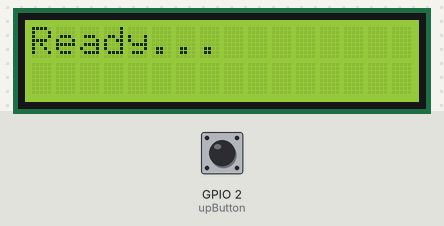
A sketch run on a simulated ESP32. Shown: 16×2 character LCD. The test bench sets the inputs (shaded band); at power-on: GPIO 2 (upButton) LOW. WiFi joins after 1.5 s; servers stay silent unless stated; uploads are accepted with an empty reply; what the sketch prints to the serial monitor is not drawn.

Above: at 2.7 s.
2.8 s: GPIO 2 (upButton) pulled HIGH for 0.15 s
At 2.92 s:
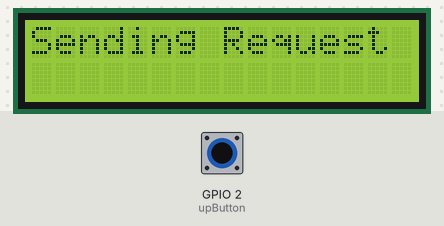
At 3.9 s:
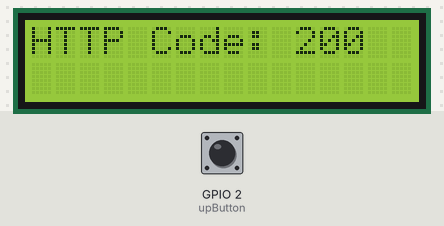
Timing chart, 0 to 5.8 s (numbered marks = the images above; inputs shaded):
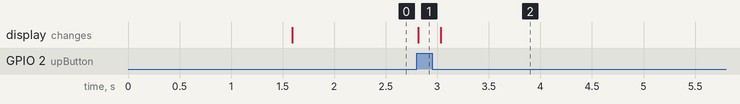

The sketch:

http_esp.ino
```cpp
#include <WiFi.h>
#include <HTTPClient.h>
#include <Wire.h>
#include <LiquidCrystal_I2C.h>

// Screen settings
#define SDA_PIN 8
#define SCL_PIN 9
LiquidCrystal_I2C lcd(0x27, 16, 2);

const char* ssid = "Cahaya Kehidupan";
const char* password = "12101979";

// Your computer's IP and FastAPI port
const char* serverName = "http://192.168.1.6:8000/addBot";

#define upButton 2
bool trigger = false; // Prevents multiple sends on one press

void setup() {
  Serial.begin(115200);

  // Initialize LCD
  Wire.begin(SDA_PIN, SCL_PIN);
  lcd.init();
  lcd.backlight();
  lcd.setCursor(0, 0);
  lcd.print("Connecting WiFi");

  // Initialize WiFi
  WiFi.begin(ssid, password);
  while (WiFi.status() != WL_CONNECTED) {
    delay(500);
    Serial.print(".");
  }

  Serial.println("\nConnected!");
  lcd.clear();
  lcd.print("Ready...");

  pinMode(upButton, INPUT_PULLDOWN);
}

void loop() {
  int btnState = digitalRead(upButton);

  // Trigger when button is pressed (HIGH) and trigger flag is false
  if (btnState == HIGH && !trigger) {
    trigger = true;
    lcd.clear();
    lcd.print("Sending Request");
    sendAddBotRequest("71231021", "460066");
  }

  // Reset trigger flag when button is released
  if (btnState == LOW) {
    trigger = false;
  }
}

void sendAddBotRequest(String botId, String botPass) {
  if (WiFi.status() == WL_CONNECTED) {
    HTTPClient http;

    // 1. Initialize connection
    http.begin(serverName);

    // 2. IMPORTANT: Increase timeout to 10 seconds to avoid Error -11
    http.setTimeout(10000);

    // 3. Set headers for Form Data
    http.addHeader("Content-Type", "application/x-www-form-urlencoded");

    // 4. Prepare the body
    String httpRequestData = "id=" + botId + "&password=" + botPass;

    // 5. Send POST request
    Serial.println("Waiting for server...");
    int httpResponseCode = http.POST(httpRequestData);

    lcd.clear();
    if (httpResponseCode > 0) {
      String response = http.getString();

      // Print to Serial for debugging
      Serial.println("Code: " + String(httpResponseCode));
      Serial.println("Response: " + response);

      // Print to LCD (Top row: Code, Bottom row: Message)
      lcd.setCursor(0, 0);
      lcd.print("HTTP Code: " + String(httpResponseCode));

      lcd.setCursor(0, 1);
      // Clean up the JSON string for the small screen
      // If response is {"status":"Bot started"}, we just show "Bot started"
      String cleanMsg = response;
      cleanMsg.replace("{\"status\":\"", "");
      cleanMsg.replace("\"}", "");
      lcd.print(cleanMsg.substring(0, 16));

    } else {
      // Handle Error -11 or other connection issues
      Serial.println("Error: " + String(httpResponseCode));
      lcd.setCursor(0, 0);
      lcd.print("Error Code:");
      lcd.setCursor(0, 1);
      lcd.print(String(httpResponseCode) + " (Timeout?)");
    }

    http.end();
  } else {
    lcd.clear();
    lcd.print("No WiFi Conn");
  }
}

void stopBot(String serverName,String botId) {
  if (WiFi.status() == WL_CONNECTED) {
    HTTPClient http;

    // 1. Initialize connection
    http.begin(serverName);

    // 2. IMPORTANT: Increase timeout to 10 seconds to avoid Error -11
    http.setTimeout(10000);

    // 3. Set headers for Form Data
    http.addHeader("Content-Type", "application/x-www-form-urlencoded");

    // 4. Prepare the body
    String httpRequestData = "id=" + botId;

    // 5. Send POST request
    Serial.println("Waiting for server...");
    int httpResponseCode = http.POST(httpRequestData);

    lcd.clear();
    if (httpResponseCode > 0) {
      String response = http.getString();

      // Print to Serial for debugging
      Serial.println("Code: " + String(httpResponseCode));
      Serial.println("Response: " + response);

      // Print to LCD (Top row: Code, Bottom row: Message)
      lcd.setCursor(0, 0);
      lcd.print("HTTP Code: " + String(httpResponseCode));

      lcd.setCursor(0, 1);
      // Clean up the JSON string for the small screen
      // If response is {"status":"Bot started"}, we just show "Bot started"
      String cleanMsg = response;
      cleanMsg.replace("{\"status\":\"", "");
      cleanMsg.replace("\"}", "");
      lcd.print(cleanMsg.substring(0, 16));

    } else {
      // Handle Error -11 or other connection issues
      Serial.println("Error: " + String(httpResponseCode));
      lcd.setCursor(0, 0);
      lcd.print("Error Code:");
      lcd.setCursor(0, 1);
      lcd.print(String(httpResponseCode) + " (Timeout?)");
    }

    http.end();
  } else {
    lcd.clear();
    lcd.print("No WiFi Conn");
  }
}
```

Measured:
- after the input at 2.8 s, the display: changes at once (image 1)
